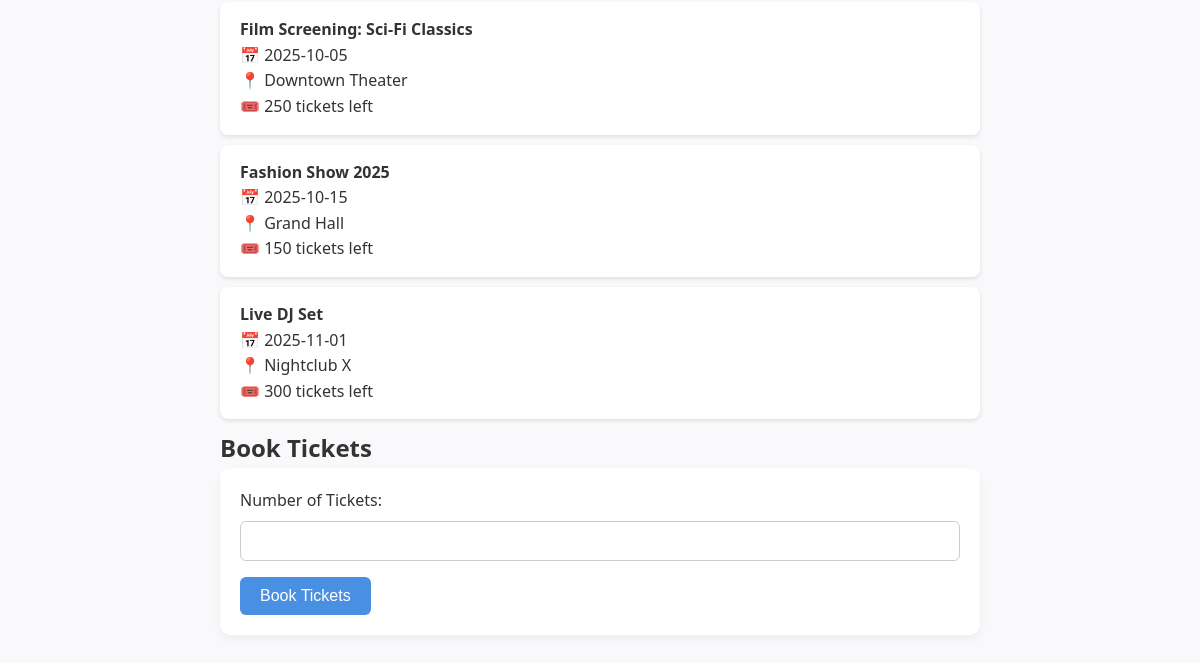
Before: /events (lower part) with the older database file.
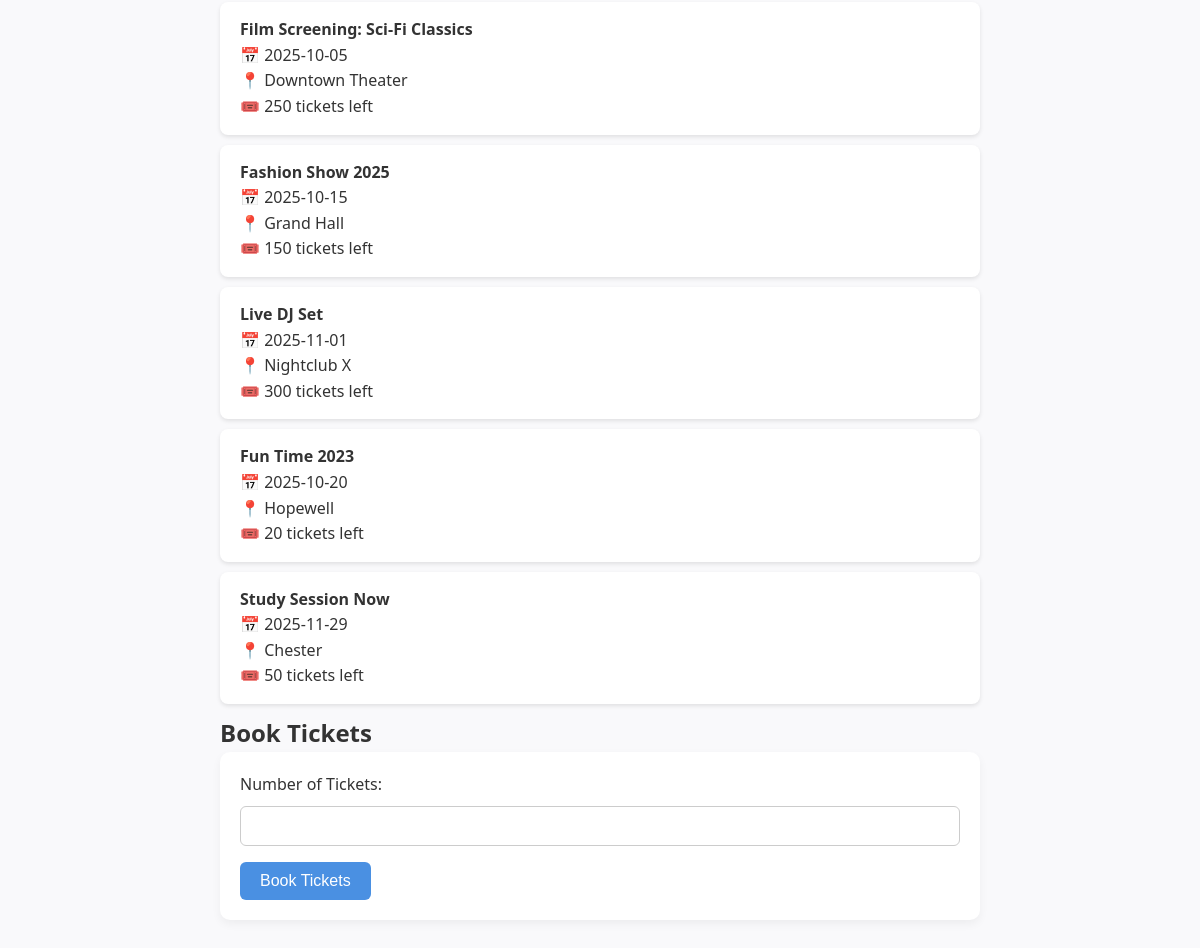
After: the same page with the newer database file.
### app.py (models this page shows)
class Event(db.Model):
    id = db.Column(db.Integer, primary_key=True)
    name = db.Column(db.String(120))
    date = db.Column(db.String(20))
    location = db.Column(db.String(120))
    tickets_available = db.Column(db.Integer)

### app.py (the view, shortened to what this page needs)
@app.route('/events', methods=['GET', 'POST'])
def events_page():
    all_events = Event.query.all()
    return render_template('events.html', events=all_events)

### templates/events.html (shortened to what this page needs)
<!DOCTYPE html>
<html lang="en">
<head>
  <link rel="stylesheet" href="/static/style.css" />
</head>
<body>
  <main>
    <section class="event-list">
      {% if events %}
        <ul>
          {% for event in events %}
            <li>
              <strong>{{ event.name }}</strong><br>
              📅 {{ event.date }}<br>
              📍 {{ event.location }}<br>
              🎟️ {{ event.tickets_available }} tickets left
            </li>
          {% endfor %}
        </ul>
      {% else %}
        <p>No events currently available.</p>
      {% endif %}
    </section>
    <section class="event-booking">
      <h2>Book Tickets</h2>
      <form id="booking-form">
        <label for="tickets">Number of Tickets:</label>
        <input type="number" id="tickets" name="tickets" required min="1">
        <button type="submit">Book Tickets</button>
      </form>
    </section>
  </main>
</body>
</html>

### static/style.css (style rules this page uses)
* { margin: 0; padding: 0; box-sizing: border-box; }
body { font-family: 'Segoe UI', Tahoma, Geneva, Verdana, sans-serif; background-color: #f9f9fb; color: #333; line-height: 1.6; padding-bottom: 40px; }
main { max-width: 800px; margin: 0 auto; padding: 0 20px; }
.event-list ul { list-style: none; padding: 0; }
.event-list li { background: white; margin: 10px 0; padding: 15px 20px; border-radius: 8px; box-shadow: 0 2px 4px rgba(0,0,0,0.1); }
form { background-color: white; padding: 20px; border-radius: 10px; box-shadow: 0 4px 10px rgba(0,0,0,0.05); margin-bottom: 20px; }
input[type="text"], input[type="email"], input[type="password"], input[type="date"], input[type="number"] { width: 100%; padding: 10px; margin: 8px 0 16px; border: 1px solid #ccc; border-radius: 6px; font-size: 1rem; }
button { background-color: #4a90e2; color: white; border: none; padding: 10px 20px; border-radius: 6px; font-size: 1rem; cursor: pointer; transition: background-color 0.3s ease; }

Changed rows visible on the page:
added Event: name "Fun Time 2023", date "2025-10-20", location "Hopewell", tickets_available "20"
added Event: name "Study Session Now", date "2025-11-29", location "Chester", tickets_available "50"
